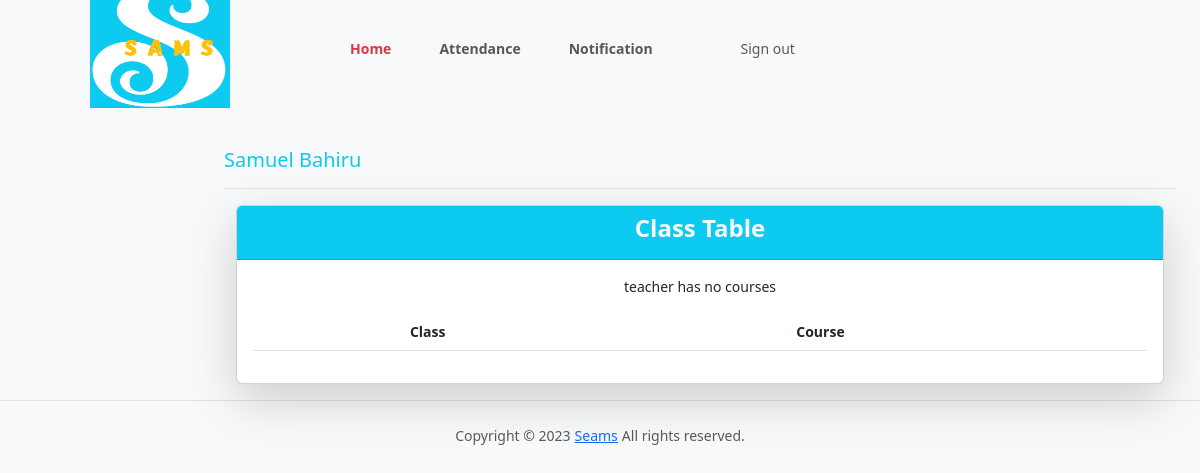
/teacher/2/ (signed in), run on an earlier commit of the app's database.
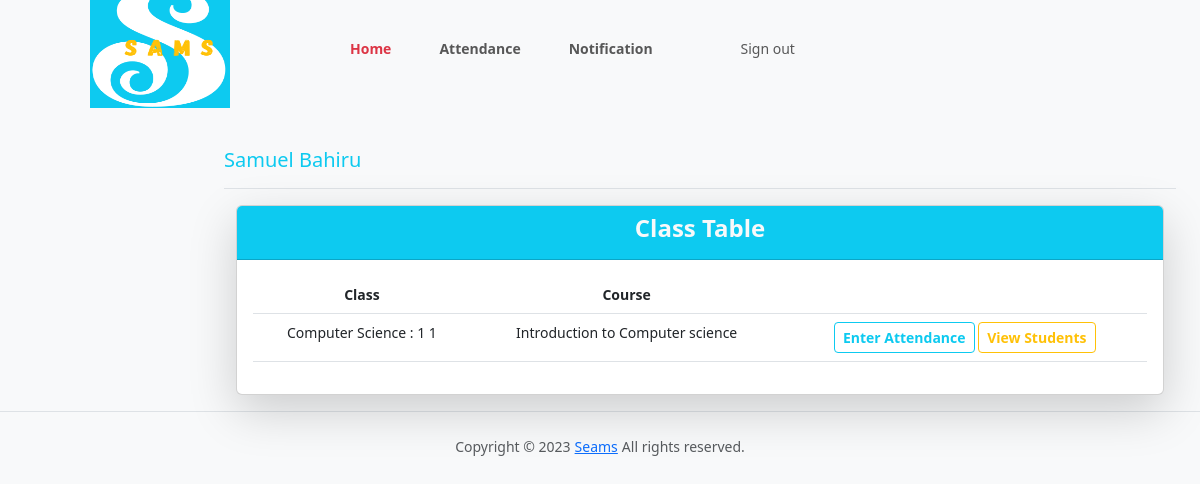
And on a later commit of the database.
### samsApp/models.py (models this page shows, shortened)
class Assign(models.Model):
    class_id = models.ForeignKey(Class, on_delete=models.CASCADE)
    course = models.ForeignKey(Course, on_delete=models.CASCADE)
    teacher = models.ForeignKey(Teacher, on_delete=models.CASCADE)
    class Meta:
        unique_together = (('course', 'class_id', 'teacher'),)

class Class(models.Model):
    id = models.CharField(primary_key=True, max_length=100)
    dept = models.ForeignKey(Dept, on_delete=models.CASCADE)
    section = models.CharField(max_length=100)
    sem = models.IntegerField()
    class Meta:
        verbose_name_plural = 'classes'
    def __str__(self):
        d = Dept.objects.get(name=self.dept)
        return '%s : %d %s' % (d.name, self.sem, self.section)

class Dept(models.Model):
    id = models.CharField(primary_key=True, max_length=100)
    name = models.CharField(max_length=200)
    def __str__(self):
        return self.name

class Course(models.Model):
    dept = models.ForeignKey(Dept, on_delete=models.CASCADE)
    id = models.CharField(primary_key=True, max_length=50)
    name = models.CharField(max_length=50)
    shortname = models.CharField(max_length=50)
    def __str__(self):
        return self.name

### samsApp/views.py (the view)
# urls.py: path('teacher/<slug:teacher_id>/', views.t_clas, name='t_clas_url'),
@login_required
def t_clas(request, teacher_id):
    teacher1 = get_object_or_404(Teacher, id=teacher_id)
    return render(request, 'teacher_class.html', {'teacher1': teacher1})

### samsApp/templates/teacher_class.html (shortened to what this page needs)
{% load static %}
{% load avatar_tags %}
{% include "header.html" %}
{% include "teacher_header.html" %}
<div class="container-fluid">
   <div class="row py-3">
    <div class="col d-flex justify-content-end">
    </div>
<main class="col-md-9 ms-sm-auto col-lg-10 px-md-4">
  <div class=" align-items-center pt-3 pb-2 mb-3 border-bottom">
    <h1 class="h5 text-info text-capitalize">{{ request.user.first_name }} {{ request.user.last_name }}</h1>
  </div>
  <div class="container-fluid">
    <div class="row g-5">
        <div class="col-12">
            <div class="card shadow-lg text-center">
              <div class="card-header bg-info">
               <h3 class=" h4 text-light fw-bold">Class Table</h3>
              </div>
                <div class="card-body">
                    <div class="table-responsive">
                        <table class="table table-hover">
                          <thead>
                            <tr>
                                <th>Class</th>
                                <th>Course</th>
                                <th></th>
                            </tr>
                          </thead>
                          <tbody>
                            {% for ass in teacher1.assign_set.all %}
                            <tr>
                                <td>{{ ass.class_id }}</td>
                                <td>{{ ass.course }}</td>
                                <td>
                                  <a class="btn btn-sm btn-outline-info fw-bold" href="{% url 't_class_date_url' ass.id %}" role="button">Enter Attendance</a>
                                  <a class="btn btn-sm btn-outline-warning fw-bold" href="{% url 't_student_url' ass.id %}">View Students</a>
                                </td>
                            </tr>
                            {% empty %}
                                    <p>teacher has no courses</p>
                            {% endfor %}
                          </tbody>
                        </table>
                    </div>
              </div>
        </div>
    </div>
</div>
</main>
</div>
</div>
{% include "footer.html" %}

What changed in the data, as far as the page shows it:
added Assign: class_id "Computer Science : 1 1", course "Introduction to Computer science"
Also different on the page:
text no longer shown: "teacher has no courses"
